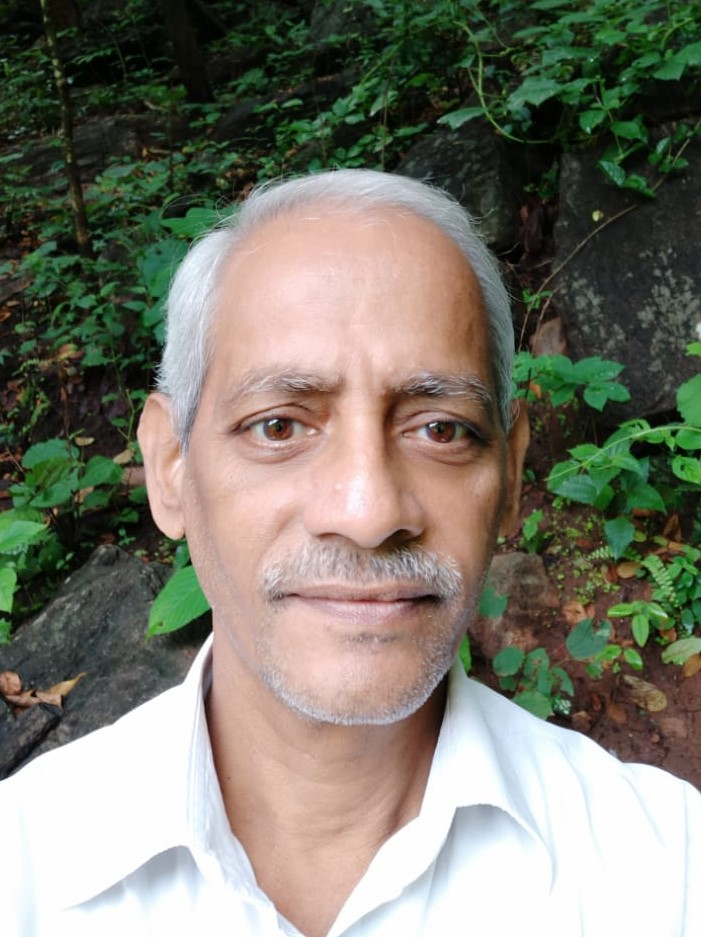
#> input picture Training_speakervoice/image_development_sets/CHVS Rama Krishna.png, 701 x 937 px; its folder holds 4 pictures in this run
$ python image_training.py   (Python 2 division)
#> lines starting #> are read from the running program, lines starting #| are printed output that depends on the picture
import cv2
import numpy as np
from PIL import Image
import os

# Path for face image database
path = 'image_development_sets'

recognizer = cv2.face.LBPHFaceRecognizer_create()
detector = cv2.CascadeClassifier("haarcascade_frontalface_default.xml");

# function to get the images and label data
def getImagesAndLabels(path):

#> called with path = 'image_development_sets'
    imagePaths = [os.path.join(path,f) for f in os.listdir(path)]
    faceSamples=[]
    ids = [1,2,3,4,5,6,7,8]

    for imagePath in imagePaths:

        PIL_img = Image.open(imagePath).convert('L') # convert it to grayscale
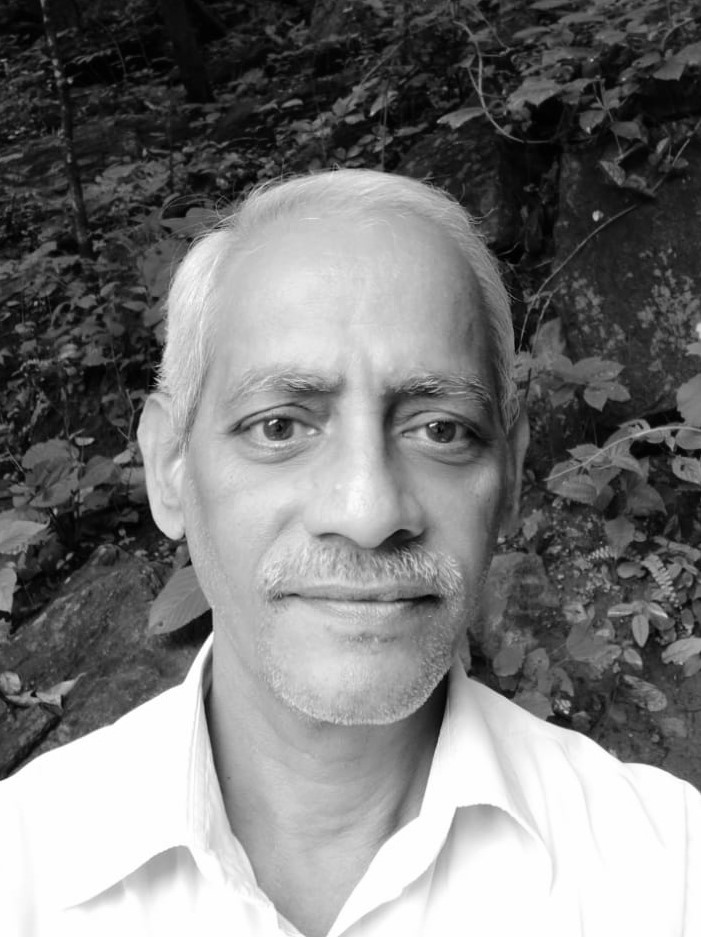
#> PIL_img: PIL image 701x937 L; min 0, max 255, mean 121
        img_numpy = np.array(PIL_img,'uint8')
        faces = detector.detectMultiScale(img_numpy)
#> faces = [[123, 240, 458, 458]]

        for (x,y,w,h) in faces:
            faceSamples.append(img_numpy[y:y+h,x:x+w])
#> this loop made 1 pass
#> after the loop, faceSamples = 1 item
#> pass 2 of the loop in getImagesAndLabels, `for imagePath in imagePaths:`:
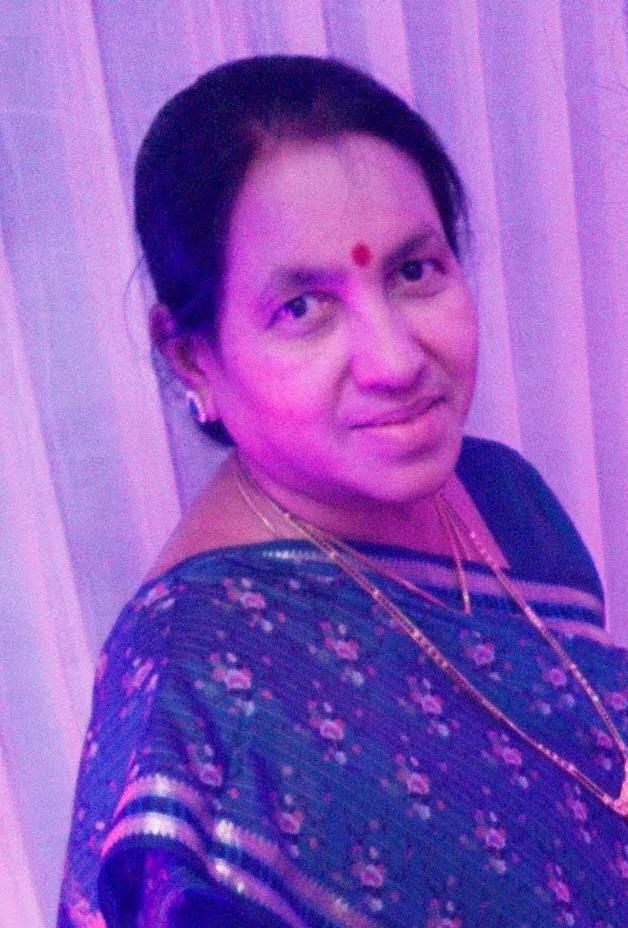
#> input picture Training_speakervoice/image_development_sets/Jamuna Kumari.png, 628 x 928 px
#> in getImagesAndLabels, `PIL_img = Image.open(imagePath).convert('L')`:
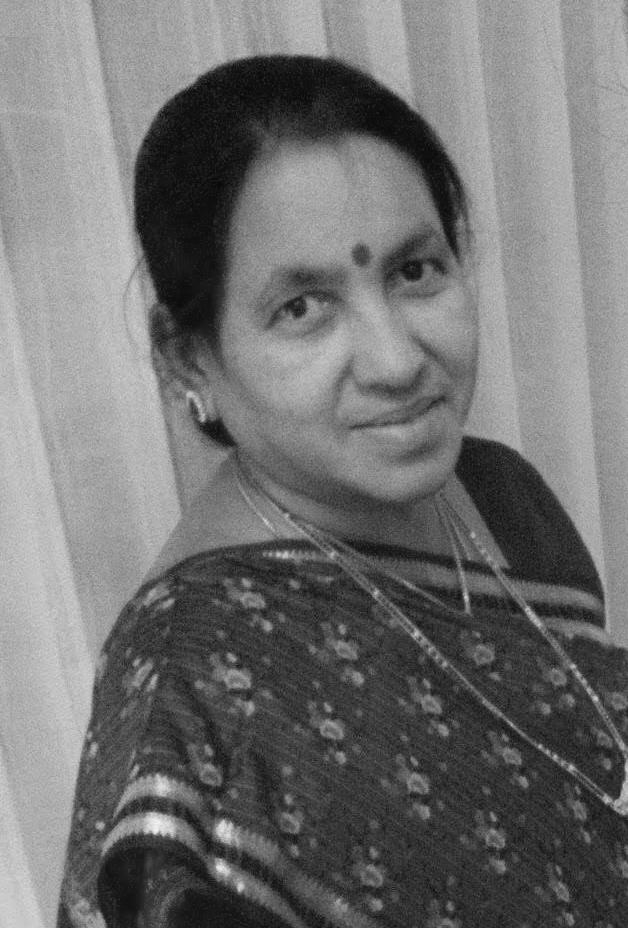
#> PIL_img: PIL image 628x928 L; min 7, max 244, mean 112.9
#> faces = [[186, 151, 354, 354]]
#> the loop in getImagesAndLabels, `for (x,y,w,h) in faces:` made 1 pass
#> after the loop in getImagesAndLabels, `for (x,y,w,h) in faces:`: faceSamples = 2 items
#> pass 3 of the loop in getImagesAndLabels, `for imagePath in imagePaths:`:
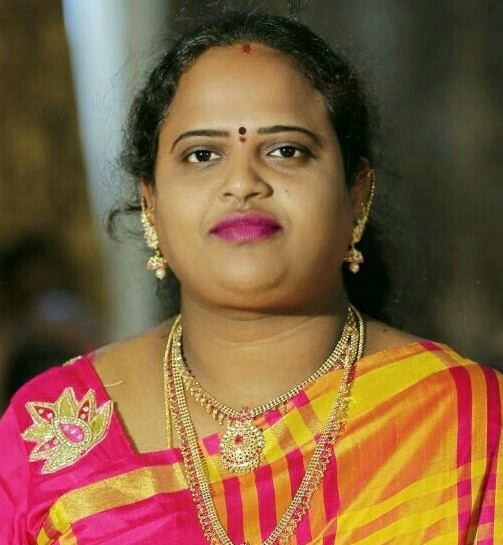
#> input picture Training_speakervoice/image_development_sets/Swati.png, 503 x 545 px
#> in getImagesAndLabels, `PIL_img = Image.open(imagePath).convert('L')`:
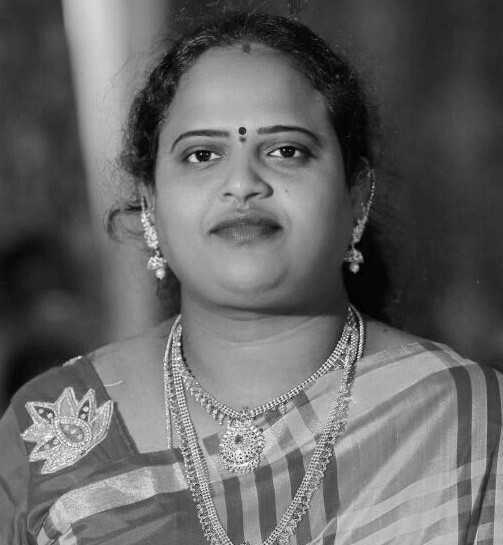
#> PIL_img: PIL image 503x545 L; min 1, max 252, mean 102.2
#> faces = [[128, 63, 232, 232]]
#> the loop in getImagesAndLabels, `for (x,y,w,h) in faces:` made 1 pass
#> after the loop in getImagesAndLabels, `for (x,y,w,h) in faces:`: faceSamples = 3 items
#> the loop made 4 passes; the first 3 are shown

    return faceSamples,ids

print ("\n [INFO] Training faces. It will take a few seconds. Wait ...")
faces,ids = getImagesAndLabels(path)
#> (the run stopped early here; a loop or call above may not have finished)
